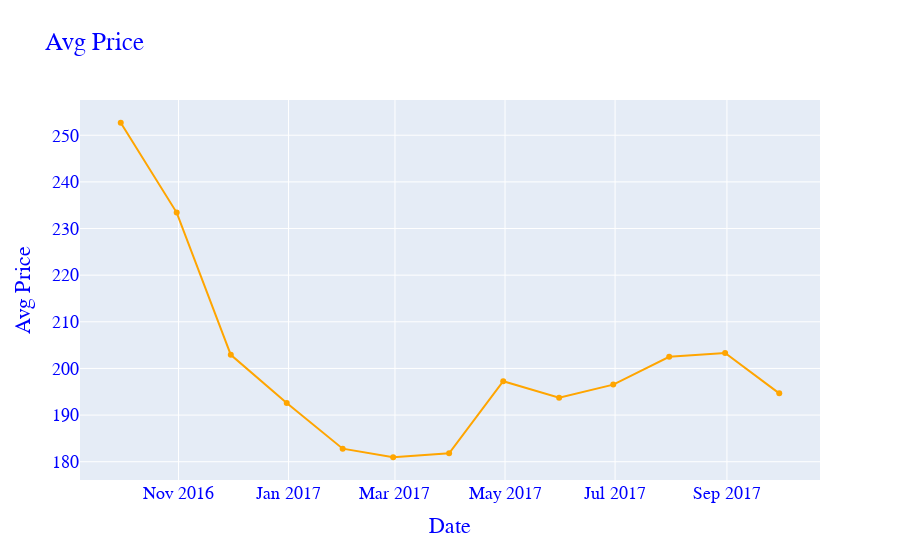

This figure's notebook cell:
### Markdown cell above
Looking at this graph, suprisingly the most expensive time of the year isn't during the holiday season. Why is that? We need to break this pricing down further.

### Code cell
fig = line_plot(avg_price_mean, 'date','price','avg_price','orange',go.Figure())
fig.update_layout(
    title="Avg Price",
    xaxis_title="Date",
    yaxis_title="Avg Price",
    font=dict(
        family="Courier New, monospace",
        size=18,
        color="Blue"
    )
)
fig.show()

### Figure 1 — Plotly figure (JSON) as saved in the notebook; plotly's stock layout.template omitted (floating-point values rounded to 4 significant figures)
{"data": [{"line": {"color": "orange"}, "mode": "lines+markers", "name": "avg_price", "type": "scatter", "x": ["2016-09-30T00:00:00", "2016-10-31T00:00:00", "2016-11-30T00:00:00", "2016-12-31T00:00:00", "2017-01-31T00:00:00", "2017-02-28T00:00:00", "2017-03-31T00:00:00", "2017-04-30T00:00:00", "2017-05-31T00:00:00", "2017-06-30T00:00:00", "2017-07-31T00:00:00", "2017-08-31T00:00:00", "2017-09-30T00:00:00"], "y": [252.7, 233.4, 202.9, 192.6, 182.8, 181.0, 181.8, 197.3, 193.7, 196.5, 202.5, 203.3, 194.7]}], "layout": {"font": {"color": "Blue", "family": "Courier New, monospace", "size": 18}, "title": {"text": "Avg Price"}, "xaxis": {"title": {"text": "Date"}}, "yaxis": {"title": {"text": "Avg Price"}}}}
